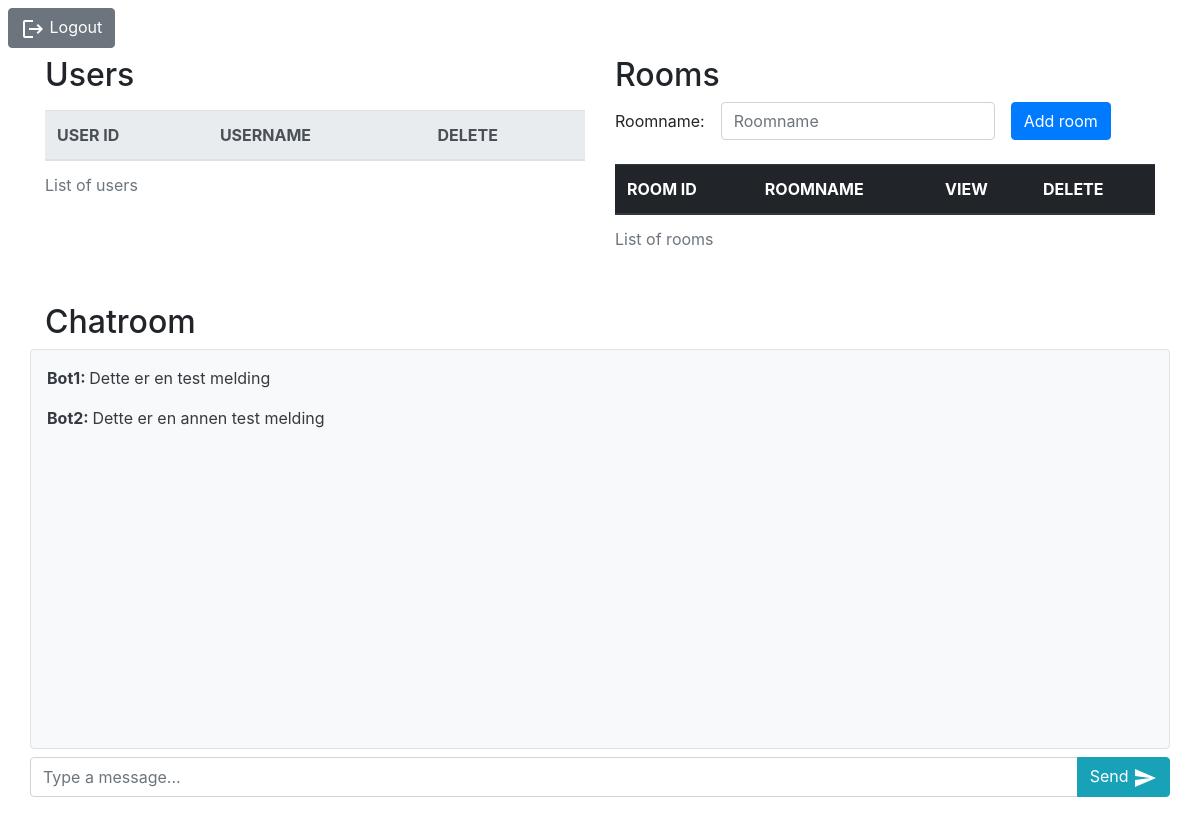
Page /api/rooms on the earlier database version.
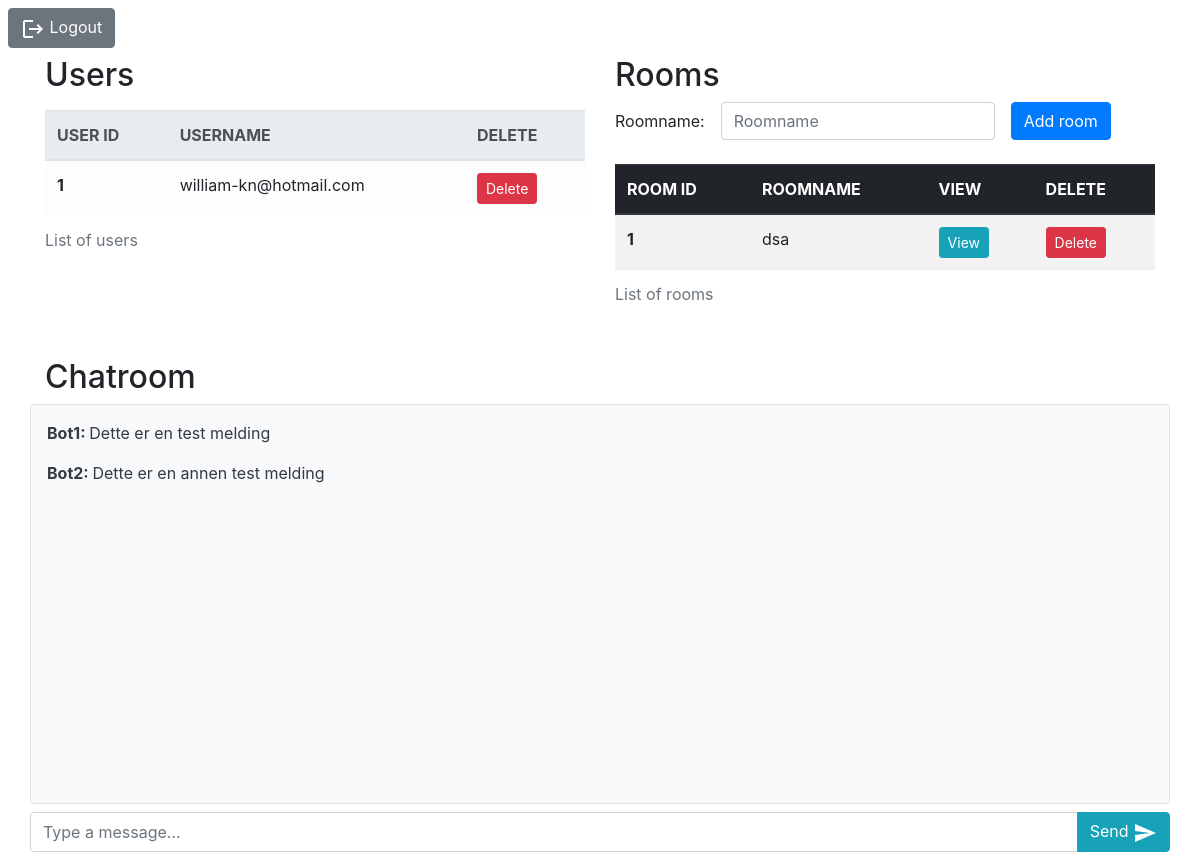
Same page on the later database version.
### app.py (models this page shows, shortened)
class UserModel(db.Model):
    user_id = db.Column(db.Integer, primary_key=True)
    username = db.Column(db.String(30), nullable=False)

class RoomModel(db.Model):
    room_id = db.Column(db.Integer, primary_key=True)
    roomname = db.Column(db.String(30), nullable=False)

### app.py (the view)
@app.route("/api/rooms", methods=['GET', 'POST'])
def addroom():
    global listRoom
    if request.method == 'POST':
        name=request.form['roomname']
        room_id=RoomModel(roomname=name)
        room = RoomModel(room_id=room_id.room_id, roomname=name)
        db.session.add(room)
        db.session.commit()
        listRoom.append(room.room_id)
        return render_template('index.html', uservalues=UserModel.query.all(), roomvalues=RoomModel.query.all())
    else: return render_template('index.html', uservalues=UserModel.query.all(), roomvalues=RoomModel.query.all())

### templates/index.html (shortened to what this page needs)
<!DOCTYPE html>
<html lang="en">
<head>
    <link rel="stylesheet" href="https://maxcdn.bootstrapcdn.com/bootstrap/4.0.0/css/bootstrap.min.css"
>
</head>
<body>
    <form action="/">
        <button class="btn btn-secondary m-2" type="submit">
            <img src="{{url_for('static', filename='baseline_logout_white_24dp.png')}}" alt="Logout PNG" />
            Logout
        </button>
    </form>
    <div class="container">
        <div class="row mb-4">
            <div class="col-sm">
                <h2>
                    Users
                </h2>
                <table class="table table-light mt-3">
                    <caption>List of users</caption>
                    <thead class="thead-light">
                        <tr>
                            <th scope="col">USER ID</th>
                            <th scope="col">USERNAME</th>
                            <th scope="col">DELETE</th>
                        </tr>
                    </thead>
                    <tbody>
                        {% for item in uservalues %}
                        <tr>
                            <th scope="row">{{item.user_id}}</th>
                            <td>{{item.username}}</td>
                            <td>
                                <form action="/api/user/{{item.user_id}}">
                                    <button class="btn btn-danger btn-sm" type="submit">Delete</button>
                                </form>
                            </td>
                        </tr>
                        {% endfor %}
                    </tbody>
                </table>
            </div>
            <div class="col-sm">
                <h2>
                    Rooms
                </h2>
                <form action="/api/rooms" method="POST" class="form-inline">
                    <div class="form-group mb-2"><span>Roomname:</span></div>
                    <div class="form-group mx-sm-3 mb-2">
                        <input type="text" class="form-control" name="roomname" id="roomname"
                            placeholder="Roomname">
                    </div>
                    <button class="btn btn-primary mb-2" type="submit">Add room</button>
                </form>
                <table class="table table-striped mt-3">
                    <caption>List of rooms</caption>
                    <thead class="thead-dark">
                        <tr>
                            <th scope="col">ROOM ID</th>
                            <th scope="col">ROOMNAME</th>
                            <th scope="col">VIEW</th>
                            <th scope="col">DELETE</th>
                        </tr>
                    </thead>
                    <tbody>
                        {% for item in roomvalues %}
                        <tr>
                            <th scope="row">{{item.room_id}}</th>
                            <td>{{item.roomname}}</td>
                            <td>
                                <form action="/api/room/{{item.room_id}}">
                                    <button class="btn btn-info btn-sm" type="submit">View</button>
                                </form>
                            </td>
                            <td>
                                <form action="/api/roomdelete/{{item.room_id}}">
                                    <button class="btn btn-danger btn-sm" type="submit">Delete</button>
                                </form>
                            </td>
                        </tr>
                        {% endfor %}
                    </tbody>
                </table>
            </div>
        </div>
        <h2>
            Chatroom
        </h2>
        <div class="row">
            <div class="col-sm border rounded p-3 mb-2 bg-light text-dark" style="height: 400px;">
                <p><b>Bot1: </b>Dette er en test melding</p>
                <p><b>Bot2: </b>Dette er en annen test melding</p>
            </div>
        </div>
        <div class="row">
            <form action="/api/room/messages" class="w-100">
                <div class="input-group mb-3">
                    <input type="text" class="form-control" placeholder="Type a message..." aria-label="Message" aria-describedby="basic-addon2">
                    <div class="input-group-append">
                    <button class="btn btn-info" type="button">
                        Send
                        <img src="{{url_for('static', filename='baseline_send_white_24dp.png')}}" alt="Send PNG" />
                        </button>
                    </div>
                </div>
            </form>
        </div>
    </div>
</body>
</html>

Differences in the rows shown:
added UserModel: user_id "1", username "william-kn@hotmail.com"
added RoomModel: room_id "1", roomname "dsa"
